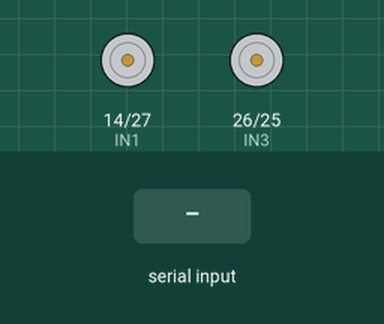
This sketch was run on a simulated ESP32. Parts: motor-driver pin pairs drawn as motors (green arrow = first pin HIGH = forward, orange = second pin HIGH = backward, longer = more drive). Inputs (shaded band) come from the test bench. Nothing arrives over Bluetooth unless stated; what the sketch prints to the serial monitor is not drawn.

Above: at 1.7 s.
1.8 s: "A" received over the second serial link
At 3.0 s:
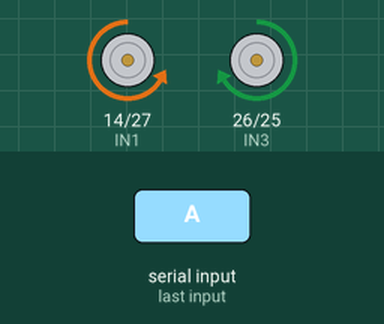
3.3 s: "B" received over the second serial link
At 4.1 s:
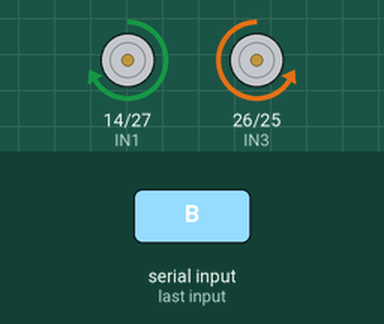
4.8 s: "C" received over the second serial link
At 5.3 s:
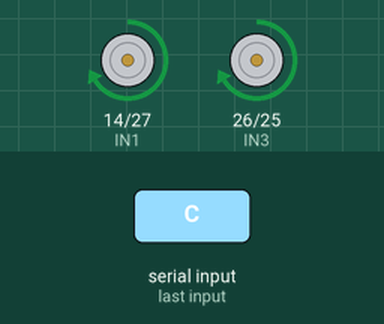
6.3 s: "D" received over the second serial link
At 7.6 s:
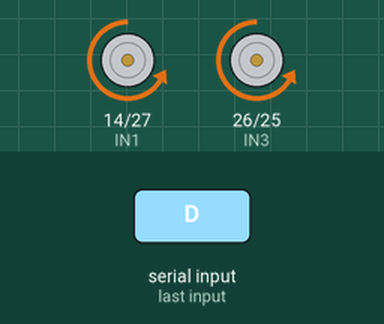
Timing chart, 0 to 8.8 s (numbered marks = the images above; inputs shaded):
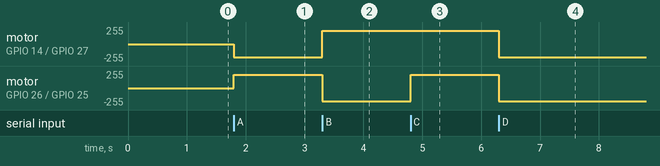

The sketch:

motor.ino
```cpp
#include "BluetoothSerial.h"

BluetoothSerial serialBT;

// 馬達控制腳位定義
#define IN1 14  // 左馬達 IN1
#define IN2 27  // 左馬達 IN2
#define IN3 26  // 右馬達 IN3
#define IN4 25  // 右馬達 IN4

void setup() {
  Serial.begin(115200);
  serialBT.begin("zh1h3ng");
  delay(500); // 等待藍牙初始化

  pinMode(IN1, OUTPUT);
  pinMode(IN2, OUTPUT);
  pinMode(IN3, OUTPUT);
  pinMode(IN4, OUTPUT);

  stopMotors(); // 啟動時先停車
}

void loop() {
  // 檢查藍牙連線
  if (!serialBT.hasClient()) {
    Serial.println("等待藍牙連接...");
    stopMotors();
    delay(1000);
    return;
  }

  if (serialBT.available()) {
    int cmd = serialBT.read(); // 讀取指令
    Serial.print("收到指令：");
    Serial.println((char)cmd);

    switch (cmd) {
      case 'A': // 左轉
        Serial.println("左轉");
        turnLeft(200); // PWM 速度 200
        break;
      case 'B': // 右轉
        Serial.println("右轉");
        turnRight(200);
        break;
      case 'C': // 前進
        Serial.println("前進");
        goForward(200);
        break;
      case 'D': // 後退
        Serial.println("後退");
        goBackward(200);
        break;
      case 'E': // 停止
        Serial.println("停止");
        stopMotors();
        break;
      default:
        Serial.println("無效指令");
        stopMotors();
        break;
    }

    // 清理緩衝區
    while (serialBT.available()) {
      serialBT.read();
    }
    delay(50); // 縮短延遲，提高響應
  }
}

// 馬達動作函式定義
void stopMotors() {
  digitalWrite(IN1, LOW);
  digitalWrite(IN2, LOW);
  digitalWrite(IN3, LOW);
  digitalWrite(IN4, LOW);
}

void goForward(int speed) {
  analogWrite(IN1, speed);
  digitalWrite(IN2, LOW);
  analogWrite(IN3, speed);
  digitalWrite(IN4, LOW);
}

void goBackward(int speed) {
  digitalWrite(IN1, LOW);
  analogWrite(IN2, speed);
  digitalWrite(IN3, LOW);
  analogWrite(IN4, speed);
}

void turnLeft(int speed) {
  digitalWrite(IN1, LOW);
  analogWrite(IN2, speed);
  analogWrite(IN3, speed);
  digitalWrite(IN4, LOW);
}

void turnRight(int speed) {
  analogWrite(IN1, speed);
  digitalWrite(IN2, LOW);
  digitalWrite(IN3, LOW);
  analogWrite(IN4, speed);
}
```

Measured:
- after the input at 1.8 s, motor on GPIO 14 (IN1) / GPIO 27 (IN2): stopped → backward 200/255 at once; motor on GPIO 26 (IN3) / GPIO 25 (IN4): stopped → forward 200/255 at once
- after the input at 3.3 s, motor on GPIO 14 (IN1) / GPIO 27 (IN2): backward 200/255 → forward 200/255 at once; motor on GPIO 26 (IN3) / GPIO 25 (IN4): forward 200/255 → backward 200/255 at once
- after the input at 4.8 s, motor on GPIO 26 (IN3) / GPIO 25 (IN4): backward 200/255 → forward 200/255 at once
- after the input at 6.3 s, motor on GPIO 14 (IN1) / GPIO 27 (IN2), motor on GPIO 26 (IN3) / GPIO 25 (IN4): forward 200/255 → backward 200/255 at once
